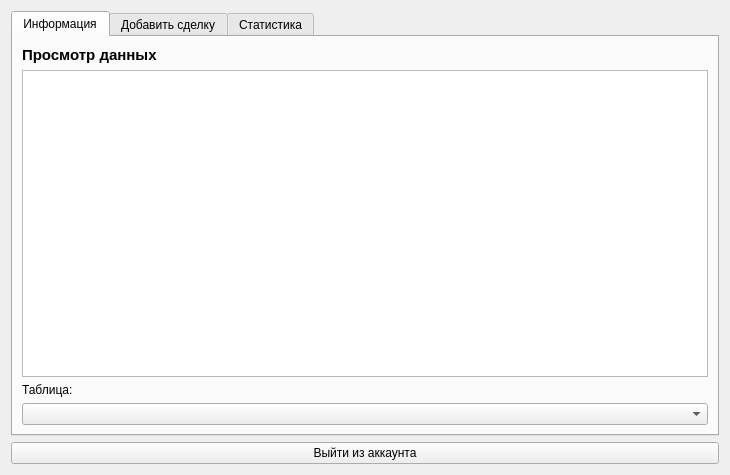
<?xml version="1.0" encoding="UTF-8"?>
<ui version="4.0">
 <class>Form</class>
 <widget class="QWidget" name="Form">
  <property name="geometry">
   <rect>
    <x>0</x>
    <y>0</y>
    <width>730</width>
    <height>475</height>
   </rect>
  </property>
  <property name="windowTitle">
   <string>Form</string>
  </property>
  <layout class="QVBoxLayout" name="verticalLayout_4">
   <item>
    <widget class="QTabWidget" name="tabWidget">
     <property name="currentIndex">
      <number>0</number>
     </property>
     <widget class="QWidget" name="tabInfo">
      <attribute name="title">
       <string>Информация</string>
      </attribute>
      <layout class="QVBoxLayout" name="verticalLayout">
       <item>
        <widget class="QLabel" name="titleLabelInfo">
         <property name="sizePolicy">
          <sizepolicy hsizetype="Expanding" vsizetype="Fixed">
           <horstretch>0</horstretch>
           <verstretch>0</verstretch>
          </sizepolicy>
         </property>
         <property name="font">
          <font>
           <pointsize>11</pointsize>
           <weight>75</weight>
           <bold>true</bold>
          </font>
         </property>
         <property name="text">
          <string>Просмотр данных</string>
         </property>
        </widget>
       </item>
       <item>
        <widget class="QTableWidget" name="infoOutputTable">
         <property name="enabled">
          <bool>true</bool>
         </property>
         <property name="font">
          <font>
           <pointsize>8</pointsize>
          </font>
         </property>
         <property name="autoFillBackground">
          <bool>false</bool>
         </property>
         <property name="sortingEnabled">
          <bool>false</bool>
         </property>
         <attribute name="horizontalHeaderCascadingSectionResizes">
          <bool>true</bool>
         </attribute>
         <attribute name="horizontalHeaderDefaultSectionSize">
          <number>150</number>
         </attribute>
         <attribute name="horizontalHeaderMinimumSectionSize">
          <number>40</number>
         </attribute>
         <attribute name="horizontalHeaderStretchLastSection">
          <bool>true</bool>
         </attribute>
        </widget>
       </item>
       <item>
        <widget class="QLabel" name="tableInfoLabel">
         <property name="text">
          <string>Таблица:</string>
         </property>
        </widget>
       </item>
       <item>
        <widget class="QComboBox" name="tablesComboBox"/>
       </item>
      </layout>
     </widget>
     <widget class="QWidget" name="tabInsert">
      <attribute name="title">
       <string>Добавить сделку</string>
      </attribute>
      <layout class="QVBoxLayout" name="verticalLayout_2">
       <item>
        <widget class="QLabel" name="titleLabelAdd">
         <property name="sizePolicy">
          <sizepolicy hsizetype="Expanding" vsizetype="Fixed">
           <horstretch>0</horstretch>
           <verstretch>0</verstretch>
          </sizepolicy>
         </property>
         <property name="font">
          <font>
           <pointsize>11</pointsize>
           <weight>75</weight>
           <bold>true</bold>
          </font>
         </property>
         <property name="text">
          <string>Данные сделки</string>
         </property>
        </widget>
       </item>
       <item>
        <widget class="QLabel" name="nameLabel">
         <property name="text">
          <string>Клиент:</string>
         </property>
        </widget>
       </item>
       <item>
        <widget class="QLineEdit" name="ordererName"/>
       </item>
       <item>
        <widget class="QLabel" name="companyLabel">
         <property name="text">
          <string>Компания:</string>
         </property>
        </widget>
       </item>
       <item>
        <widget class="QComboBox" name="companyBox"/>
       </item>
       <item>
        <widget class="QLabel" name="dealSumLabel">
         <property name="text">
          <string>Сумма сделки (руб.):</string>
         </property>
        </widget>
       </item>
       <item>
        <widget class="QLineEdit" name="dealSumLine"/>
       </item>
       <item>
        <widget class="QLabel" name="typeLabel">
         <property name="text">
          <string>Тип сделки:</string>
         </property>
        </widget>
       </item>
       <item>
        <widget class="QRadioButton" name="onlineTypeBtn">
         <property name="text">
          <string>Онлайн</string>
         </property>
         <property name="checked">
          <bool>true</bool>
         </property>
        </widget>
       </item>
       <item>
        <widget class="QRadioButton" name="offlineTypeBtn">
         <property name="text">
          <string>Офлайн</string>
         </property>
        </widget>
       </item>
       <item>
        <widget class="QPushButton" name="addDealBtn">
         <property name="text">
          <string>Добавить</string>
         </property>
        </widget>
       </item>
      </layout>
     </widget>
     <widget class="QWidget" name="tabStat">
      <attribute name="title">
       <string>Статистика</string>
      </attribute>
      <layout class="QVBoxLayout" name="verticalLayout_3">
       <item>
        <widget class="QLabel" name="label">
         <property name="sizePolicy">
          <sizepolicy hsizetype="Expanding" vsizetype="Fixed">
           <horstretch>0</horstretch>
           <verstretch>0</verstretch>
          </sizepolicy>
         </property>
         <property name="font">
          <font>
           <pointsize>11</pointsize>
           <weight>75</weight>
           <bold>true</bold>
          </font>
         </property>
         <property name="text">
          <string>Просмотр статистики</string>
         </property>
        </widget>
       </item>
       <item>
        <widget class="QComboBox" name="adminStatBox"/>
       </item>
       <item>
        <widget class="QWidget" name="statGraph" native="true"/>
       </item>
      </layout>
     </widget>
    </widget>
   </item>
   <item>
    <widget class="QPushButton" name="exitBtn">
     <property name="text">
      <string>Выйти из аккаунта</string>
     </property>
    </widget>
   </item>
  </layout>
 </widget>
 <resources/>
 <connections/>
</ui>
